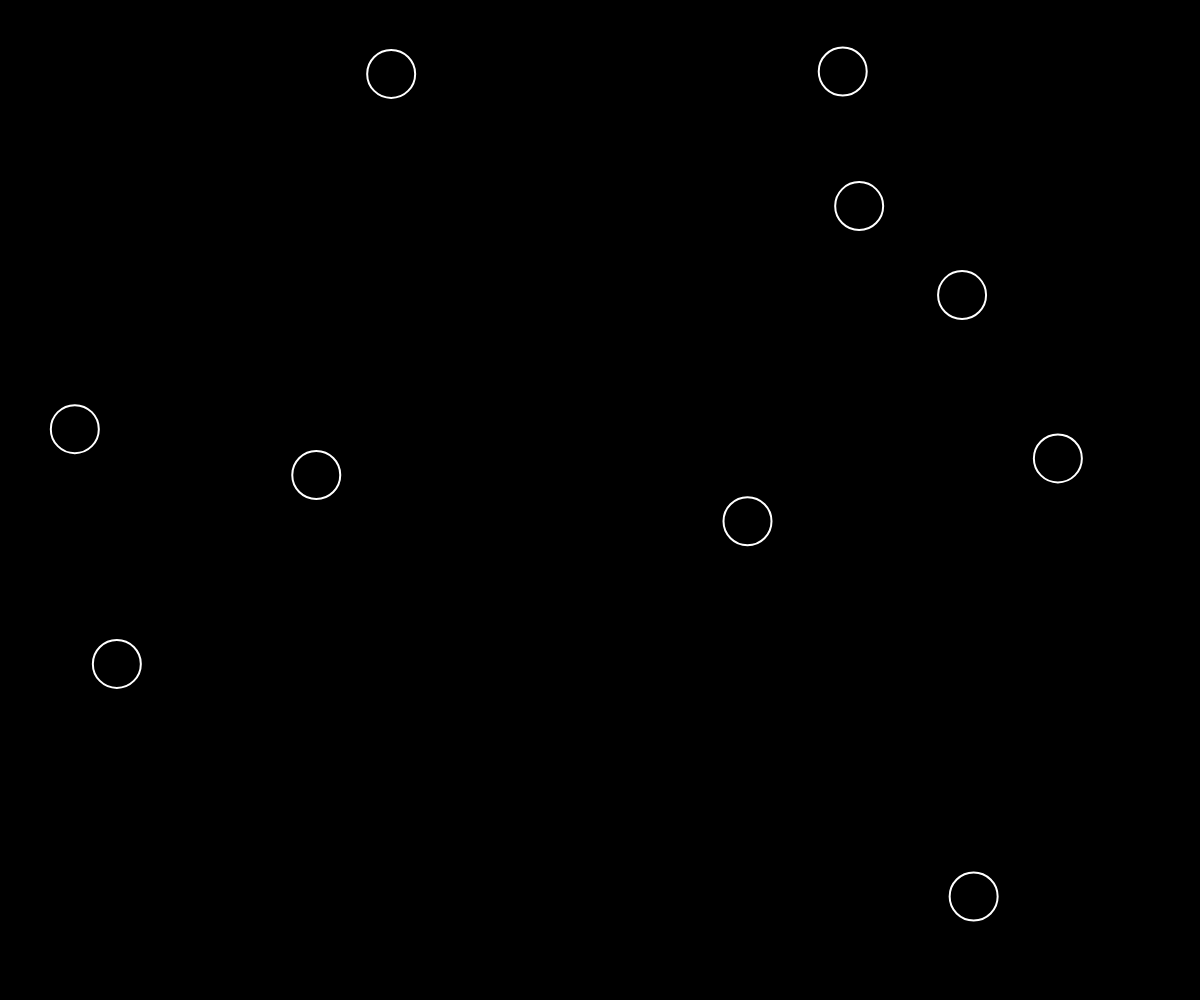
Frame 1 (no input)
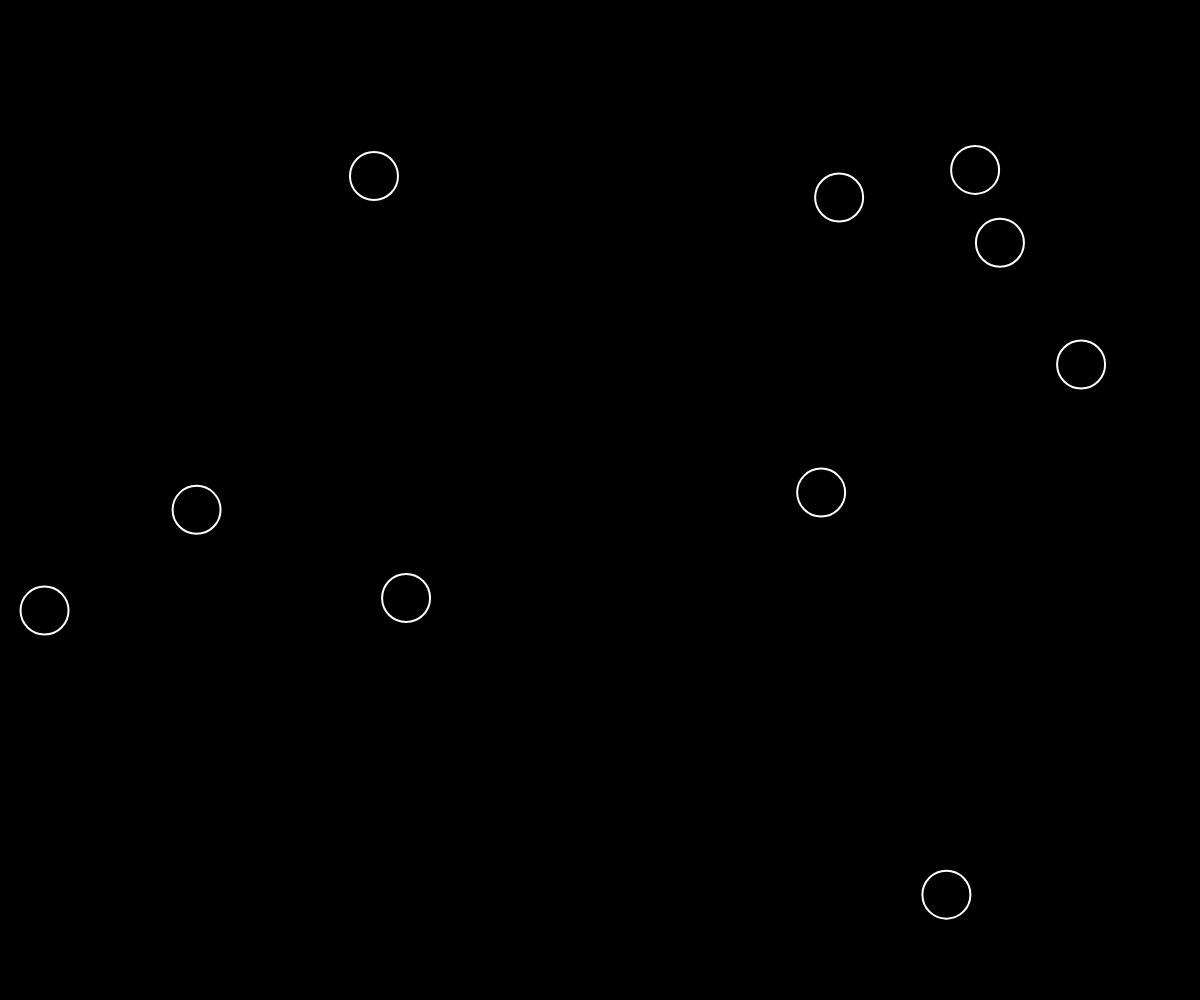
Frame 60 (no input)
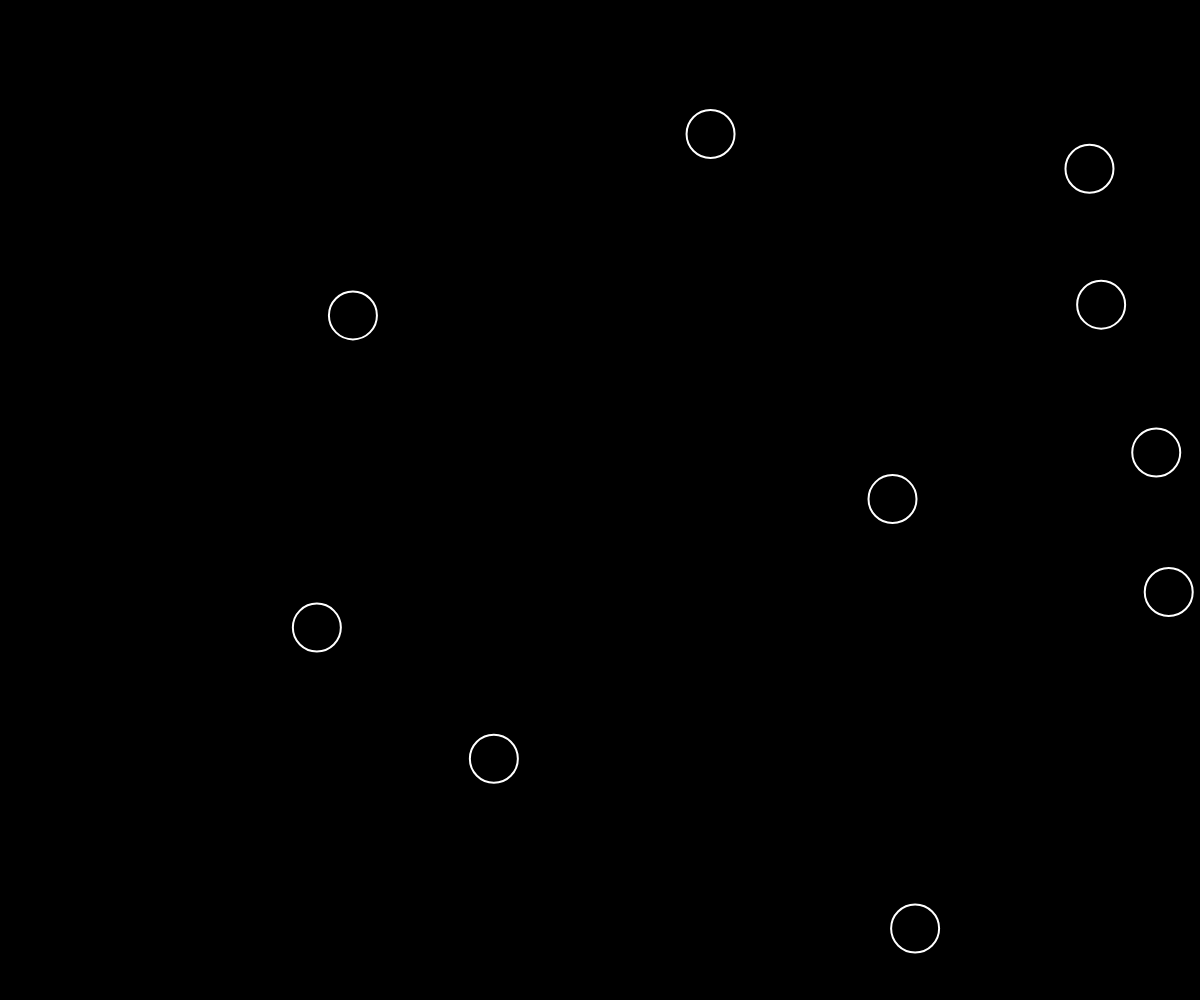
Frame 120 (the mouse pressed at the canvas centre since frame 60)

The p5.js sketch that drew these frames (run headless with seeded random() and noise() and a simulated clock; from frame 60 on, the mouse is pressed at the canvas centre):

// p5.js sketch
// ── sketch.js
// The Nature of Code
// Daniel Shiffman
// http://natureofcode.com

// Example 1-2: Bouncing Ball, with PVector!
var balls = [];

function setup() {
  createCanvas(windowWidth, windowHeight);
  for(var i = 0; i < 10; i++){
    var mover = new Mover();
    balls.push(mover);
  }

}

function draw() {
  background(0);

  for(var i = 0; i < balls.length; i++){
    balls[i].update();
    balls[i].checkEdges();
    balls[i].display();
  }
}

// ── mover.js
function Mover(speedX, speedY) {
  this.position = new p5.Vector(random(width), random(height));
  this.velocity = new p5.Vector(random(-4, 4), random(-3, 3));
  this.acceleration = new p5.Vector(-0.001, 0.01);
  this.topspeed = 10;

  this.update = function() {
    this.velocity.add(this.acceleration);
    this.velocity.limit(this.topspeed);
    this.position.add(this.velocity)
  }

  this.display = function() {
    // Display circle at x position
    stroke(255);
    strokeWeight(2);

    // fill(this.position.x, 0, this.position.y);
    fill(0);
    ellipse(this.position.x, this.position.y, 48, 48);
  }

  this.checkEdges = function(){

    if (this.position.x > width) {
      this.position.x = 0;
    }
    else if (this.position.x < 0) {
      this.position.x = width;
    }

    if (this.position.y > height) {
      this.position.y = 0;
    }
    else if (this.position.y < 0) {
      this.position.y = height;
    }
  }
};
